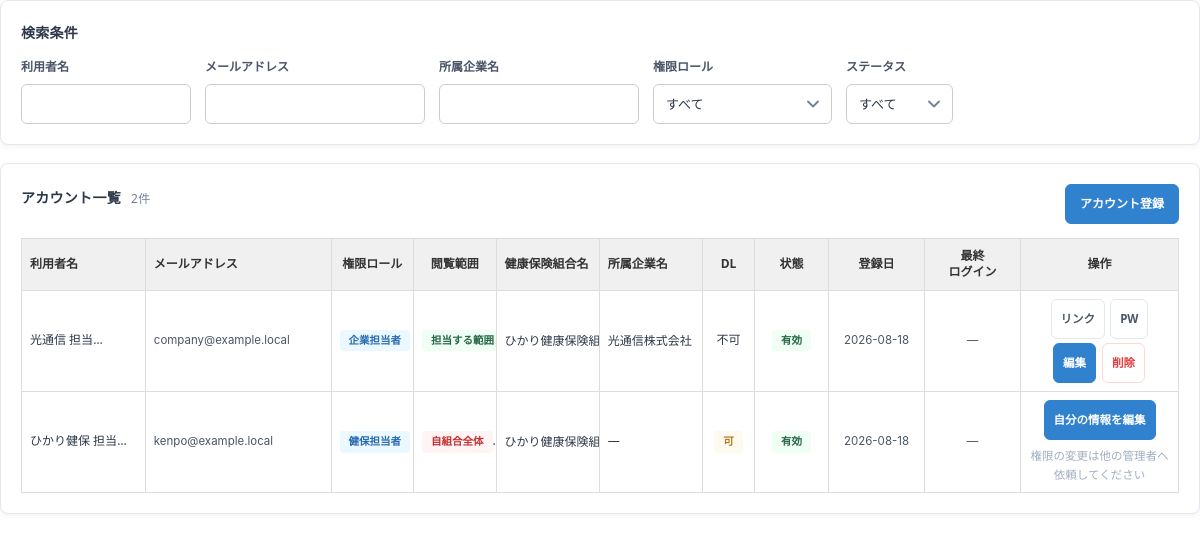
The page /accounts (signed in) on the database as committed earlier.
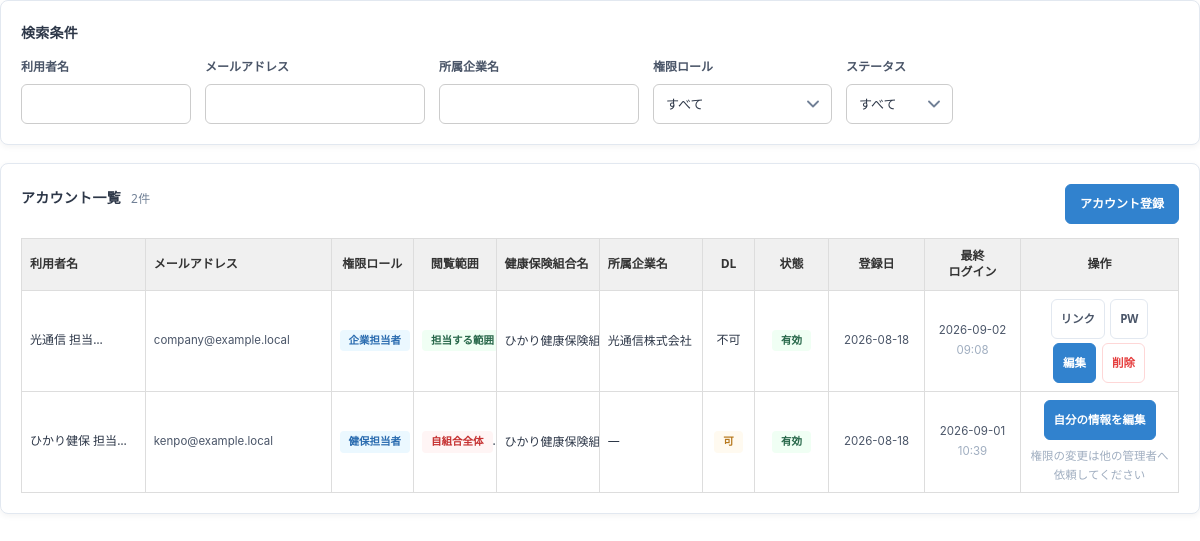
The same page on the database as committed later.
### tables this page shows
CREATE TABLE account (
  id            INTEGER PRIMARY KEY AUTOINCREMENT,
  email         TEXT NOT NULL UNIQUE,
  name          TEXT NOT NULL,
  role          TEXT NOT NULL,
  view_scope    TEXT NOT NULL,
  can_download  INTEGER NOT NULL DEFAULT 0,
  is_primary    INTEGER NOT NULL DEFAULT 0,   -- 代表者アカウント
  kenpo_id      INTEGER REFERENCES kenpo(id),
  company_id    INTEGER REFERENCES company(id),
  dept_id       INTEGER REFERENCES department(id),   -- 部署の管理者の場合
  status        TEXT NOT NULL DEFAULT 'invited',   -- invited / active / disabled / deleted
  password_hash TEXT,
  invite_token  TEXT,
  invite_expire TEXT,
  reset_token   TEXT,
  reset_expire  TEXT,
  reset_at      TEXT,
  created_by    TEXT,
  created_at    TEXT NOT NULL DEFAULT (datetime('now','localtime')),
  updated_at    TEXT,
  activated_at  TEXT,
  last_login_at TEXT
, sub_role TEXT NOT NULL DEFAULT '');

CREATE TABLE kenpo (
  id         INTEGER PRIMARY KEY AUTOINCREMENT,
  code       TEXT NOT NULL UNIQUE,
  name       TEXT NOT NULL,
  created_at TEXT NOT NULL DEFAULT (datetime('now','localtime'))
, publish_auth INTEGER NOT NULL DEFAULT 0, kenshin_auth INTEGER NOT NULL DEFAULT 0, guidance_auth INTEGER NOT NULL DEFAULT 0, flu_enabled INTEGER NOT NULL DEFAULT 0, n_hospital INTEGER NOT NULL DEFAULT 0);

CREATE TABLE company (
  id         INTEGER PRIMARY KEY AUTOINCREMENT,
  kenpo_id   INTEGER NOT NULL REFERENCES kenpo(id),
  ext_code   TEXT,                    -- 事業所（企業）コード（健保が管理する番号）。取込の照合キー
  code       TEXT NOT NULL,           -- 当社内部コード。健保名＋企業名から自動生成
  name       TEXT NOT NULL,
  kana       TEXT,
  cert_mark  TEXT,                    -- 被保険者証記号
  zip        TEXT,                    -- 郵便番号
  tel        TEXT,
  address    TEXT,
  email      TEXT,                    -- 担当メールアドレス
  created_at TEXT NOT NULL DEFAULT (datetime('now','localtime')),
  updated_at TEXT,
  UNIQUE (kenpo_id, code),
  UNIQUE (kenpo_id, ext_code),
  UNIQUE (kenpo_id, name)
);

### app.py (the view)
@app.route("/accounts")
@login_required
def accounts():
    db, acc = get_db(), current_account()
    sql = ("SELECT a.*, c.name AS company_name, k.name AS kenpo_name FROM account a"
           " LEFT JOIN company c ON c.id=a.company_id"
           " LEFT JOIN kenpo k ON k.id=a.kenpo_id WHERE 1=1")
    p = []
    if acc["role"] == "kenpo_user":
        sql += " AND a.kenpo_id=? AND a.role <> 'system_admin'"
        p.append(acc["kenpo_id"])
    elif acc["role"] == "company_user":
        mine = account_company_ids(acc["id"]) or [0]
        sql += (" AND a.role='company_user' AND a.id IN"
                " (SELECT account_id FROM account_company WHERE company_id IN ("
                + ",".join("?" * len(mine)) + "))")
        p += list(mine)
    rows = db.execute(
        sql + " ORDER BY CASE a.status WHEN 'deleted' THEN 1 ELSE 0 END,"
              " a.is_primary DESC, a.id DESC", p).fetchall()
    comp_map, scope_map = {}, {}
    for r in db.execute("SELECT ac.account_id, c.name, c.code FROM account_company ac"
                        " JOIN company c ON c.id=ac.company_id ORDER BY c.code"):
        comp_map.setdefault(r["account_id"], []).append(r["name"])
    for r in db.execute(
            "SELECT s.account_id, o.name AS name, c.name AS pname, 'office' AS kind"
            " FROM account_scope s JOIN office o ON o.id=s.ref_id"
            " JOIN company c ON c.id=o.company_id WHERE s.kind='office'"
            " UNION ALL"
            " SELECT s.account_id, d.name AS name, o.name AS pname, 'dept' AS kind"
            " FROM account_scope s JOIN department d ON d.id=s.ref_id"
            " JOIN office o ON o.id=d.office_id WHERE s.kind='dept'"):
        scope_map.setdefault(r["account_id"], []).append(
            ("事業所" if r["kind"] == "office" else "部署") + f"：{r['pname']}／{r['name']}")
    rows = [dict(r, companies=comp_map.get(r["id"], []),
                 scopes=scope_map.get(r["id"], [])) for r in rows]
    kenpos = db.execute("SELECT * FROM kenpo ORDER BY name").fetchall()
    inv, inv_link = None, None
    iid = request.args.get("invite", type=int)
    if iid:
        cand = db.execute("SELECT * FROM account WHERE id=?", (iid,)).fetchone()
        if cand and can_manage_account(acc, cand) and cand["status"] == "invited" \
                and cand["invite_token"]:
            inv = cand
            inv_link = ext_url("invite", token=cand["invite_token"])
    return render_template("accounts.html", rows=rows, kenpos=kenpos,
                           inv=inv, inv_link=inv_link)

### app.py (called while the page is built, shortened)
def get_db():
    if "db" not in g:
        g.db = sqlite3.connect(DB_PATH)
        g.db.row_factory = sqlite3.Row
        g.db.execute("PRAGMA foreign_keys = ON")
    return g.db

def real_account():
    aid = session.get("account_id")
    if not aid:
        return None
    if "real_acc" not in g:
        g.real_acc = get_db().execute(
            "SELECT * FROM account WHERE id=? AND status='active'", (aid,)).fetchone()
    return g.real_acc

def support_kenpo():
    kid = session.get("support_kenpo_id")
    if not kid:
        return None

def current_account():
    me = real_account()
    if not me:
        return None
    if "acc" not in g:
        kenpo = support_kenpo()
        if kenpo:
            acc = dict(me)
            acc.update(role="kenpo_user", view_scope="kenpo_all", kenpo_id=kenpo["id"],
                       company_id=None, is_primary=0, can_download=me["can_download"],
                       name=f"{me['name']}（サポート）", support=True,
                       support_kenpo=kenpo["name"])
            g.acc = acc
        else:
            g.acc = me
    return g.acc

def sub_role(acc):
    if not acc:
        return ""
    try:
        v = acc["sub_role"]
    except (KeyError, IndexError):
        return ""
    return (v or "") if v in SUB_ROLE_LABELS else ""

def role_full(row):
    base = ROLE_LABELS.get(row["role"], row["role"])
    s = sub_role(row)
    return f"{base}（{SUB_ROLE_LABELS[s]}）" if s else base

def is_doctor(acc=None):
    return sub_role(acc if acc is not None else current_account()) == "doctor"

def role_key(acc=None):
    acc = acc if acc is not None else current_account()
    if not acc:
        return ""
    s = sub_role(acc)
    return acc["role"] + ("/" + s if s else "")

def feature_overrides():
    if "features" not in g:
        try:
            g.features = {(r["role_key"], r["feature"]): bool(r["allowed"])
                          for r in get_db().execute(
                              "SELECT role_key, feature, allowed FROM role_feature")}
        except sqlite3.Error:
            g.features = {}
    return g.features

def feature_allowed(key, acc=None):
    acc = acc if acc is not None else current_account()
    if not acc:
        return False
    rk = role_key(acc)
    if key in FIXED_FEATURES:
        return rk == FIXED_FEATURE_ROLE
    if rk == ALL_FEATURE_ROLE:
        return True
    ov = feature_overrides().get((rk, key))
    if ov is not None:
        return ov
    return key in FEATURE_DEFAULTS.get(rk, set())

### templates/accounts.html (shortened to what this page needs)
{% extends LAYOUT %}{% block body %}
<div class="block">
  <h2>検索条件</h2>
  <div class="search-row">
    <div class="search-group sg-suggest"><label for="f-name">利用者名</label>
      <input type="text" id="f-name" autocomplete="off" style="width:170px">
      <div class="suggest" id="f-name-sug"></div></div>
    <div class="search-group sg-suggest"><label for="f-email">メールアドレス</label>
      <input type="text" id="f-email" autocomplete="off" style="width:220px">
      <div class="suggest" id="f-email-sug"></div></div>
    <div class="search-group sg-suggest"><label for="f-company">所属企業名</label>
      <input type="text" id="f-company" autocomplete="off" style="width:200px">
      <div class="suggest" id="f-company-sug"></div></div>
    <div class="search-group"><label for="f-role">権限ロール</label>
      <select id="f-role">
        <option value="">すべて</option>
      </select></div>
    <div class="search-group"><label for="f-status">ステータス</label>
      <select id="f-status">
        <option value="">すべて</option>
      </select></div>
  </div>
</div>
<div class="block">
  <div class="blk-head">
    <h2>アカウント一覧<span class="count" id="acc-count">{{ rows|length }}件</span></h2>
    <a class="btn-sm primary" href="{{ url_for('accounts_new') }}" style="text-decoration:none">アカウント登録</a>
  </div>
  {% if rows %}
  <div class="table-scroll">
  <table class="result-table">
    <colgroup>
      <col style="width:12%"><col style="width:18%"><col style="width:8%">
      <col style="width:8%"><col style="width:10%"><col style="width:10%">
      <col style="width:52px"><col style="width:74px"><col style="width:96px">
      <col style="width:96px"><col style="width:158px">
    </colgroup>
    <thead><tr><th class="tl">利用者名</th><th class="tl">メールアドレス</th><th>権限ロール</th>
      <th>閲覧範囲</th><th class="tl">健康保険組合名</th><th class="tl">所属企業名</th>
      <th>DL</th><th>状態</th>
      <th>登録日</th><th>最終<br>ログイン</th>
      <th class="ops">操作</th></tr></thead>
    <tbody>
    {% for r in rows %}
    <tr class="acc-row {{ 'muted' if r.status=='deleted' }}"
        data-name="{{ r.name }}"
        data-email="{{ r.email }}"
        data-kenpo="{{ r.kenpo_name or '' }}"
        data-company="{{ (r.companies + r.scopes) | join(' ') }}"
        data-role="{{ role_full(r) }}"
        data-status="{{ STATUS_LABELS.get(r.status, r.status) }}">
      <td class="tl"><span class="ellip w130" title="{{ r.name }}">{{ r.name }}</span>{% if r.is_primary %}<span class="st st-role" style="margin-left:6px">代表者</span>{% endif %}</td>
      <td class="tl code"><span class="ellip" title="{{ r.email }}">{{ r.email }}</span></td>
      <td class="wrap"><span class="st st-role" title="{{ role_full(r) }}">{{ ROLE_LABELS.get(r.role, r.role) }}</span>
          </td>
      <td><span class="st {{ 'st-own' if r.view_scope=='own_company' else 'st-all' }}"
                title="{{ SCOPE_LABELS[r.view_scope] }}">{{ SCOPE_LABELS[r.view_scope] }}</span></td>
      <td class="tl"><span class="ellip w150" title="{{ r.kenpo_name or '—' }}">{{ r.kenpo_name or '—' }}</span></td>
      <td class="tl">
        {% if r.companies or r.scopes %}
        <span class="ellip w150"
              title="{{ (r.companies + r.scopes) | join('、') }}">{{ (r.companies + r.scopes)[0] }}</span>
        {% set n = (r.companies + r.scopes) | length %}
        {% else %}—{% endif %}
      </td>
      <td>{% if r.can_download %}<span class="st st-dl">可</span>{% else %}不可{% endif %}</td>
      <td><span class="st st-{{ r.status }}">{{ STATUS_LABELS.get(r.status, r.status) }}</span></td>
      <td class="ts">{{ r.created_at[:10] if r.created_at else '—' }}</td>
      <td class="ts">{% if r.last_login_at %}
        <span title="{{ r.last_login_at }}">{{ r.last_login_at[:10] }}<br>
        <span class="hint">{{ r.last_login_at[11:16] }}</span></span>
        {% else %}—{% endif %}</td>
      <td class="ops">
        {% if r.status == 'deleted' %}
          <a class="btn-sm" href="{{ url_for('accounts_purge', aid=r.id) }}"
             style="text-decoration:none;color:var(--error);border-color:#fed7d7">完全削除</a>
        {% elif r.id == acc.id %}
          <a class="btn-sm primary" href="{{ url_for('me_account') }}"
             style="text-decoration:none" title="自分の利用者名・メールアドレス・パスワードを変更します">
            自分の情報を編集</a>
          <div class="hint" style="margin-top:4px">権限の変更は他の管理者へ依頼してください</div>
        {% else %}
          {% if r.status in ('invited', 'active') %}
          <a class="btn-sm" href="{{ url_for('accounts_invite_link', aid=r.id) }}"
             style="text-decoration:none"
             title="メールが使えない場合に、案内リンクを画面に表示します">リンク</a>
          <a class="btn-sm" href="{{ url_for('accounts_set_password', aid=r.id) }}"
             style="text-decoration:none"
             title="管理者がその場でパスワードを設定します">PW</a>
          {% endif %}
          <a class="btn-sm primary" href="{{ url_for('accounts_edit', aid=r.id) }}"
             style="text-decoration:none">編集</a>
          <form method="post" action="{{ url_for('accounts_delete', aid=r.id) }}" style="display:inline"
                onsubmit="return confirm('{{ r.email }} を削除します。\n\nログインできなくなり、【復元はできません】。\n同じメールアドレスを使い直す場合は、続けて完全削除を行ってください。\n\n操作ログの記録は残ります。よろしいですか？')">
            <button class="btn-sm" style="color:var(--error);border-color:#fed7d7">削除</button></form>
        {% endif %}
      </td>
    </tr>
    {% endfor %}
    </tbody>
  </table>
  </div>
  {% else %}<div class="empty-box">アカウントがまだありません。</div>{% endif %}
</div>
{% endblock %}

### templates/frag_base.html (shortened to what this page needs)
<!DOCTYPE html>
<html lang="ja">
<head>
<link rel="stylesheet" href="{{ url_for('static', filename='app.css') }}">
</head>
<body class="theme-{{ SHELL }}{% if FIXED_HEIGHT is defined and FIXED_HEIGHT %} fixed-h{% endif %}">
<div class="frag">
  {% block body %}{% endblock %}
</div>
</body>
</html>

### templates/frag_base.html (style rules this page uses)
body { margin:0;background:transparent }

Rows that differ between the two databases and show on the page:
changed account "光通信 担当": last_login_at (not shown) → "2026-09-02"; last_login_at (not shown) → "09:08"; no longer shows "—"
changed account "ひかり健保 担当": last_login_at (not shown) → "2026-09-01"; last_login_at (not shown) → "10:39"; no longer shows "—"
